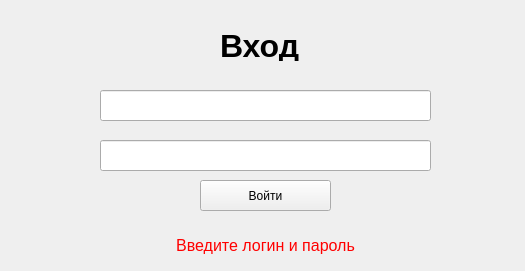
<?xml version="1.0" encoding="UTF-8"?>
<ui version="4.0">
 <class>MainWindow</class>
 <widget class="QMainWindow" name="MainWindow">
  <property name="geometry">
   <rect>
    <x>0</x>
    <y>0</y>
    <width>525</width>
    <height>271</height>
   </rect>
  </property>
  <property name="windowTitle">
   <string>MainWindow</string>
  </property>
  <widget class="QWidget" name="centralwidget">
   <widget class="QLineEdit" name="edit_login">
    <property name="geometry">
     <rect>
      <x>100</x>
      <y>90</y>
      <width>331</width>
      <height>31</height>
     </rect>
    </property>
   </widget>
   <widget class="QLineEdit" name="edit_password">
    <property name="geometry">
     <rect>
      <x>100</x>
      <y>140</y>
      <width>331</width>
      <height>31</height>
     </rect>
    </property>
    <property name="echoMode">
     <enum>QLineEdit::Password</enum>
    </property>
   </widget>
   <widget class="QLabel" name="label">
    <property name="geometry">
     <rect>
      <x>220</x>
      <y>30</y>
      <width>281</width>
      <height>31</height>
     </rect>
    </property>
    <property name="font">
     <font>
      <pointsize>24</pointsize>
      <weight>75</weight>
      <bold>true</bold>
     </font>
    </property>
    <property name="text">
     <string>Вход</string>
    </property>
   </widget>
   <widget class="QPushButton" name="btn_join">
    <property name="geometry">
     <rect>
      <x>200</x>
      <y>180</y>
      <width>131</width>
      <height>31</height>
     </rect>
    </property>
    <property name="text">
     <string>Войти</string>
    </property>
   </widget>
   <widget class="QLabel" name="label_error">
    <property name="geometry">
     <rect>
      <x>100</x>
      <y>230</y>
      <width>331</width>
      <height>31</height>
     </rect>
    </property>
    <property name="font">
     <font>
      <pointsize>12</pointsize>
     </font>
    </property>
    <property name="styleSheet">
     <string notr="true">QLabel{
color: rgb(255, 0, 0);
}</string>
    </property>
    <property name="text">
     <string>Введите логин и пароль</string>
    </property>
    <property name="alignment">
     <set>Qt::AlignCenter</set>
    </property>
   </widget>
  </widget>
 </widget>
 <resources/>
 <connections/>
</ui>
